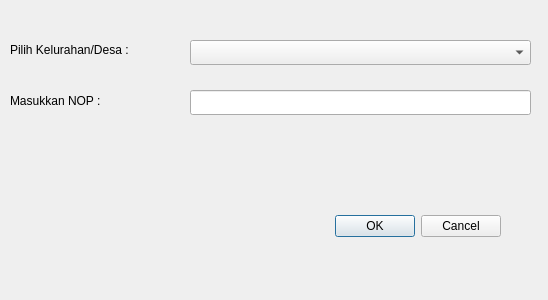
<?xml version="1.0" encoding="UTF-8"?>
<ui version="4.0">
 <class>PBBDialogBase</class>
 <widget class="QDialog" name="PBBDialogBase">
  <property name="geometry">
   <rect>
    <x>0</x>
    <y>0</y>
    <width>548</width>
    <height>300</height>
   </rect>
  </property>
  <property name="windowTitle">
   <string>gis_PBB</string>
  </property>
  <widget class="QDialogButtonBox" name="button_box">
   <property name="geometry">
    <rect>
     <x>160</x>
     <y>210</y>
     <width>341</width>
     <height>32</height>
    </rect>
   </property>
   <property name="orientation">
    <enum>Qt::Horizontal</enum>
   </property>
   <property name="standardButtons">
    <set>QDialogButtonBox::Cancel|QDialogButtonBox::Ok</set>
   </property>
  </widget>
  <widget class="QLabel" name="label">
   <property name="geometry">
    <rect>
     <x>10</x>
     <y>40</y>
     <width>161</width>
     <height>19</height>
    </rect>
   </property>
   <property name="text">
    <string>Pilih Kelurahan/Desa :</string>
   </property>
  </widget>
  <widget class="QLabel" name="label_2">
   <property name="geometry">
    <rect>
     <x>10</x>
     <y>80</y>
     <width>151</width>
     <height>41</height>
    </rect>
   </property>
   <property name="lineWidth">
    <number>2</number>
   </property>
   <property name="text">
    <string>Masukkan NOP :</string>
   </property>
  </widget>
  <widget class="QLineEdit" name="lineEditNOP">
   <property name="geometry">
    <rect>
     <x>190</x>
     <y>90</y>
     <width>341</width>
     <height>25</height>
    </rect>
   </property>
  </widget>
  <widget class="QComboBox" name="cboKelurahan">
   <property name="geometry">
    <rect>
     <x>190</x>
     <y>40</y>
     <width>341</width>
     <height>25</height>
    </rect>
   </property>
  </widget>
 </widget>
 <resources/>
 <connections>
  <connection>
   <sender>button_box</sender>
   <signal>accepted()</signal>
   <receiver>PBBDialogBase</receiver>
   <slot>accept()</slot>
   <hints>
    <hint type="sourcelabel">
     <x>20</x>
     <y>20</y>
    </hint>
    <hint type="destinationlabel">
     <x>20</x>
     <y>20</y>
    </hint>
   </hints>
  </connection>
  <connection>
   <sender>button_box</sender>
   <signal>rejected()</signal>
   <receiver>PBBDialogBase</receiver>
   <slot>reject()</slot>
   <hints>
    <hint type="sourcelabel">
     <x>20</x>
     <y>20</y>
    </hint>
    <hint type="destinationlabel">
     <x>20</x>
     <y>20</y>
    </hint>
   </hints>
  </connection>
 </connections>
</ui>
